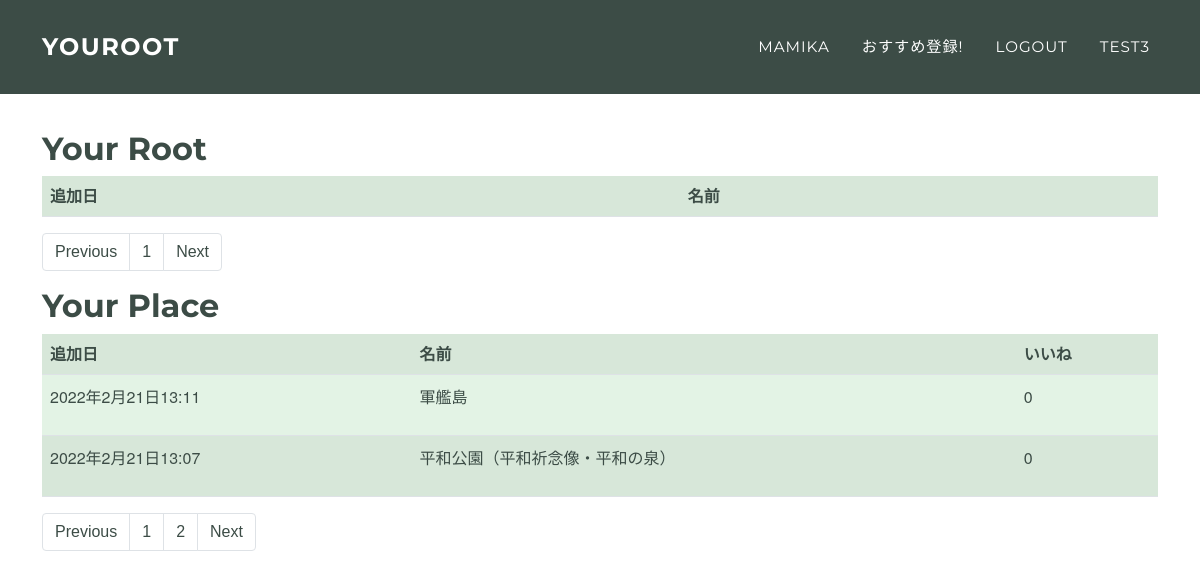
The app's page /user/1?page=2 (signed in) with its own data.
### testRoot/models.py (models this page shows, shortened)
class TypeOfPlace(models.Model):
    TYPE_CHOICE = (
        ('eat','ご飯'),
        ('play','遊び'),
    )
    type = models.CharField(max_length=255, choices=TYPE_CHOICE)
    name = models.CharField(max_length=255)
    atmosphere = models.ForeignKey(Atmosphere, on_delete=models.PROTECT, null=True)
    address = models.CharField(max_length=255)
    created_at = models.DateTimeField(auto_now_add=True)
    updated_at = models.DateTimeField(auto_now_add=True)
    pref = models.ForeignKey(PrefeCode, on_delete=models.PROTECT, null=True)
    city = models.CharField(max_length=255, null=True)
    ido = models.FloatField(null=True)
    keido = models.FloatField(null=True)
    image = models.ImageField(upload_to='images/', null=True)
    author = models.ForeignKey(get_user_model(),on_delete=models.CASCADE, null=True)
    good = models.IntegerField(null=True, default=0)
    comment = models.CharField(max_length=500, null=True)

### testRoot/views.py (the view)
# urls.py: path('user/<int:id>', user, name='user'),
def user(request, id):
    if request.method == 'POST':
        form = KeepRootForm(request.POST)
        if form.is_valid():
            post = form.save(commit=False)
            post.save()
            return redirect('index')
    else:
        lists = KeepRoot.objects.order_by('-created_at').filter(author=request.user)
        lists_place = TypeOfPlace.objects.order_by('-created_at').filter(author=request.user)
        p = Paginator(TypeOfPlace.objects.order_by('-created_at').filter(author=request.user), 5)
        page = request.GET.get('page')
        place = p.get_page(page)
        q = Paginator(KeepRoot.objects.order_by('-created_at').filter(author=request.user), 3)
        qpage = request.GET.get('rootPage')
        root = q.get_page(qpage)
        rangeee = list(range(root.paginator.num_pages))
        rangee = list(range(place.paginator.num_pages))
        content = {
            'lists': lists,
            'lists_place': lists_place,
            'place':place,
            'root':root,
            'rangee':rangee,
            'rangeee':rangeee,
        }
        return render(request, 'testRoot/user.html', content)

### testRoot/templates/testRoot/user.html (shortened to what this page needs)
{% extends 'layout.html' %}
{% block content %}
<div class="container" style="margin-top: 130px;">
    <h2 style="color: #3c4c46;">Your Root</h2>
    <table class="table table-striped table-hover" style="background-color: #e3f3e5;">
        <tr>
            <th style="color: #3c4c46;">追加日</th>
            <th style="color: #3c4c46;">名前</th>
        </tr>
    </table>
    <ul class="pagination">
        {% if root.has_previous %}
        <li class="page-item"><div class="wrapper"><a class="page-link effect-box pagination" href="?rootPage={{root.previous_page_number}}&page={{place.number}}">Previous</a></div></li>
        {% else %}
        <li class="page-item disable"><div class="wrapper"><a class="page-link effect-box pagination" href="?rootPage=1&page={{place.number}}">Previous</a></div></li>
        {% endif %}
        {% for i in rangeee %}
        <li class="page-item"><div class="wrapper"><a class="page-link effect-box pagination" href="?rootPage={{forloop.counter}}&page={{place.number}}">{{forloop.counter}}</a></div></li>
        {% endfor %}
        {% if root.has_next %}
        <li class="page-item"><div class="wrapper"><a class="page-link effect-box pagination" href="?rootPage={{root.next_page_number }}&page={{place.number}}">Next</a></div></li>
        {% else %}
        <li class="page-item disable"><div class="wrapper"><a class="page-link disable effect-box pagination" href="?rootPage={{root.paginator.num_pages}}&page={{place.number}}">Next</a></div></li>
        {% endif %}
    </ul>
    <h2 style="color: #3c4c46;">Your Place</h2>
    <table class="table table-striped table-hover" style="color: #3c4c46; background-color: #e3f3e5;">
        <tr>
            <th style="color: #3c4c46;">追加日</th>
            <th style="color: #3c4c46;">名前</th>
            <th style="color: #3c4c46;">いいね</th>
        </tr>
        {% for list in place %}
        <tr>
            <td style="color: #3c4c46;">
                <p>{{list.created_at}}</p>
            </td>
            <td style="color: #3c4c46;">
                <p>{{list.name}}</p>
            </td>
            <td style="color: #3c4c46;">
                <p>{{list.good}}</p>
            </td>
        </tr>
        {% endfor %}
    </table>
    <ul class="pagination">
        {% if place.has_previous %}
        <li class="page-item"><div class="wrapper"><a class="page-link effect-box pagination" href="?page={{place.previous_page_number}}&rootPage={{root.number}}">Previous</a></div></li>
        {% else %}
        <li class="page-item disable"><div class="wrapper"><a class="page-link effect-box pagination" href="?page=1&rootPage={{root.number}}">Previous</a></div></li>
        {% endif %}
        {% for i in rangee %}
        <li class="page-item"><div class="wrapper"><a class="page-link effect-box pagination" href="?page={{forloop.counter}}&rootPage={{root.number}}">{{forloop.counter}}</a></div></li>
        {% endfor %}
        {% if place.has_next %}
        <li class="page-item"><div class="wrapper"><a class="page-link effect-box pagination" href="?page={{place.next_page_number }}&rootPage={{root.number}}">Next</a></div></li>
        {% else %}
        <li class="page-item disable"><div class="wrapper"><a class="page-link disable effect-box pagination" href="?page={{place.paginator.num_pages}}&rootPage={{root.number}}">Next</a></div></li>
        {% endif %}
    </ul>
</div>
{% endblock %}

### templates/layout.html (shortened to what this page needs)
<!DOCTYPE html>
<html lang="ja">
{% load static %}
<head>
    <link href="https://cdn.jsdelivr.net/npm/bootstrap@5.0.2/dist/css/bootstrap.min.css" rel="stylesheet"
>
    <link rel="stylesheet" href="https://maxst.icons8.com/vue-static/landings/line-awesome/line-awesome/1.3.0/css/line-awesome.min.css" />
    <link rel="stylesheet" href="https://cdn.jsdelivr.net/npm/bootstrap-icons@1.4.0/font/bootstrap-icons.css">
    <link rel="stylesheet" href="{% static 'css/style.css' %}">
    <link rel="stylesheet" href="{% static 'css/index.css' %}">
    <link rel="stylesheet" href="{% static 'css/topPage.css' %}">
    <link rel="stylesheet" href="{% static 'css/topPage1.css' %}">
    <link rel="stylesheet" href="{% static 'css/card.css' %}">
    <link rel="stylesheet" href="{% static 'css/user.css' %}">
    <link rel="stylesheet" href="{% static 'css/logged_out.css' %}">
    <link rel="stylesheet" href="{% static 'css/login.css' %}">
    <link rel="stylesheet" href="{% static 'css/test1.css' %}">
    <link rel="stylesheet" href="{% static 'css/test2.css' %}">
    <link rel="stylesheet" href="{% static 'css/jquery.range.css' %}">
</head>
<body>
    <nav class="navbar navbar-expand-lg navbar-dark fixed-top" id="mainNav" style="background-color: #3c4c46;">
        <div class="container">
            {% if user.is_authenticated %}
            <div class="wrapper"><a class="navbar-brand effect-box" href="{% url 'index' %}">YOUROOT</a></div>
            {% else %}
            <div class="wrapper"><a class="navbar-brand effect-box" href="{% url 'topPage' %}">YOUROOT</a></div>
            {% endif %}
            <div class="collapse navbar-collapse" id="navbarResponsive">
                <ul class="navbar-nav text-uppercase ms-auto py-4 py-lg-0">
                    {% if user.is_authenticated %}
                    <li class="nav-item">
                        <div class="wrapper"><a href="{% url 'user' user.id%}" class="nav-link effect-box">{{user}}</a></div>
                    </li>
                    <li class="nav-item">
                        <div class="wrapper"><a href="{% url 'test2' %}" class="nav-link effect-box">おすすめ登録!</a></div>
                    </li>
                    <li class="nav-item">
                        <div class="wrapper"><a href='{% url "logout" %}' class="logout nav-link effect-box">logout</a></div>
                    </li>
                    <li class="nav-item">
                        <div class="wrapper"><a href='{% url "test3" %}' class="logout nav-link effect-box">test3</a></div>
                    </li>
                    {% endif %}
                </ul>
            </div>
        </div>
    </nav>
    {% block content %}
    {% endblock %}
</body>
</html>

### static/css/style.css (style rules this page uses)
html, body { width: 100%; height: 100%; color: #3c4c46; }

### static/css/index.css (style rules this page uses)
* { margin: 0; padding: 0; box-sizing: border-box; }

### static/css/topPage1.css (style rules this page uses)
* { box-sizing: border-box; }
body { margin: 0; padding-top: 0px; font-family: "メイリオ","Hiragino Kaku Gothic Pro", "ヒラギノ角ゴ Pro W3", Meiryo, "ＭＳ Ｐゴシック", "Helvetica Neue", Helvetica, Arial, sans-serif; background-color: #fff; }

### static/css/user.css (style rules this page uses)
.effect-box:after, .effect-box:before { content: ''; position: absolute; left: 0; display: inline-block; height: 1.5em; width: 100%; opacity: 0; -webkit-transition: opacity 0.35s, -webkit-transform 0.35s; transition: opacity 0.35s, transform 0.35s; }
.effect-box:before { border-left: 1px solid; border-right: 1px solid; -webkit-transform: scale(1,0); transform: scale(1,0); }
.effect-box:after { border-bottom: 1px solid; border-top: 1px solid; -webkit-transform: scale(0,1); transform: scale(0,1); }
.effect-box { text-decoration: none; display: inline-block; position: relative; font-family: 'Dosis', sans-serif; }
.wrapper { left:50%; }
li { list-style: none; }
.pagination { color: #3c4c46; }

### records on screen
TypeOfPlace: created_at "2022年2月21日13:11", name "軍艦島", good "0"
TypeOfPlace: created_at "2022年2月21日13:07", name "平和公園（平和祈念像・平和の泉）", good "0"

### other values on screen
{{ user }} "MAMIKA"
